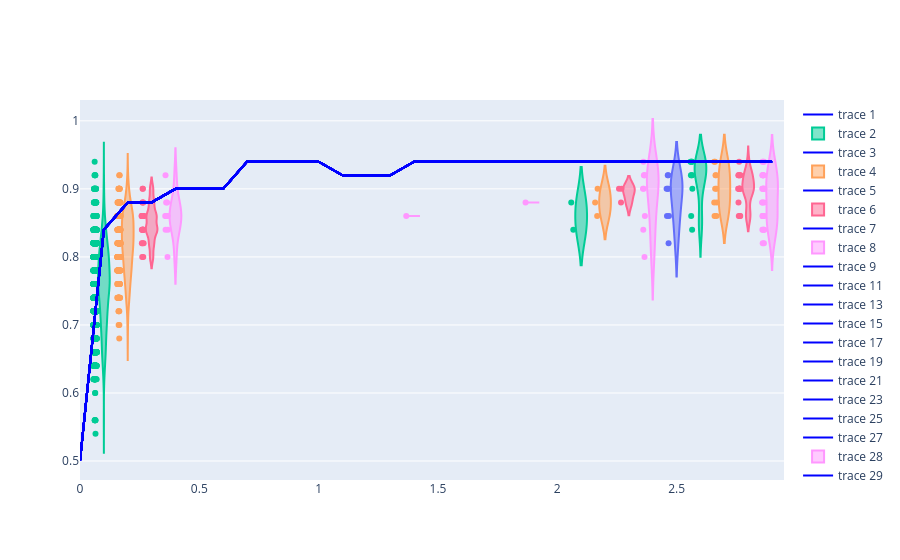

Notebook cell for this chart:
### Code cell
from turtle import color


fig = go.Figure()

for i in range(30):
    gamma_val = gamma[i]

    fig.add_trace(
        go.Violin(
            x=[gamma_val] * len(Q_acc_train_array[i]),  # 🔥 핵심
            y=Q_acc_train_array[i],
            points="all"
        )
    )

    fig.add_trace(
        go.Scatter(
            x = gamma,
            y = C_acc_train_list,
            mode="lines",
            line_color = "blue"
        )
    )

fig.show()
